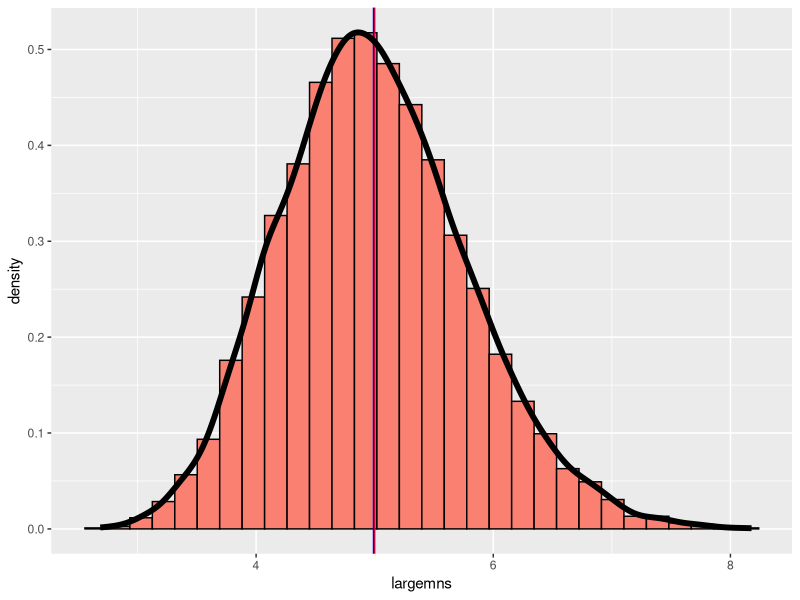
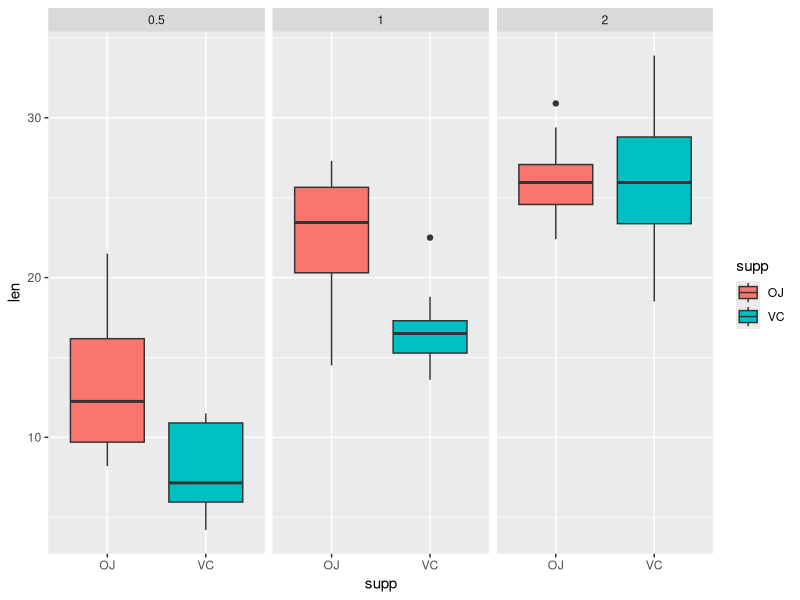
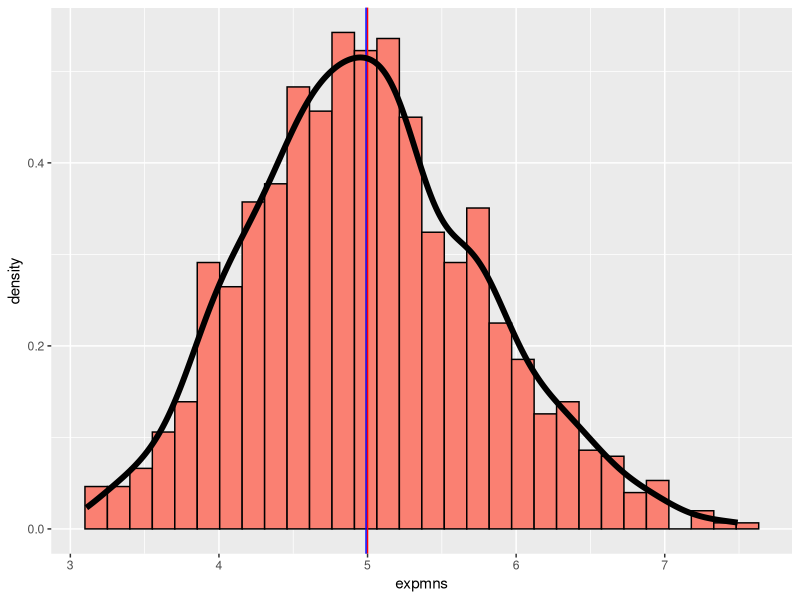
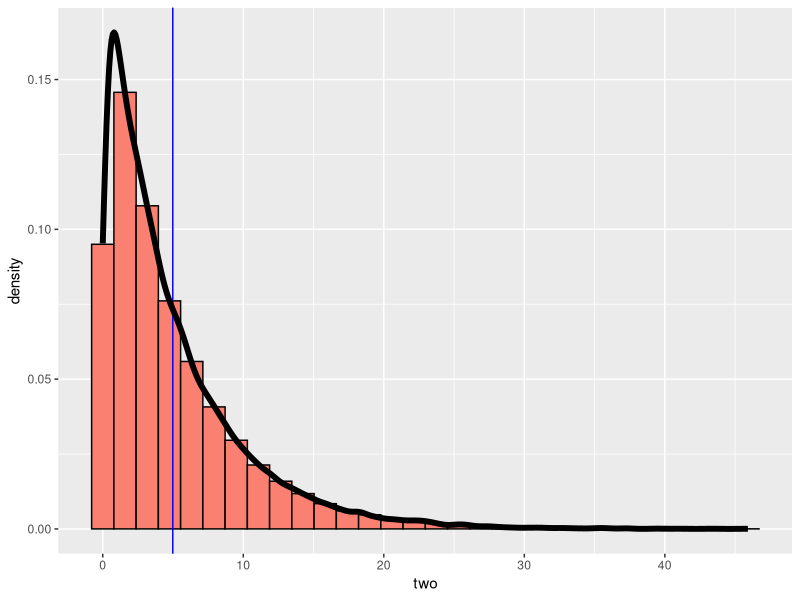

Reproduce these figures in R, in order.
## ---- chunk 1
knitr::opts_chunk$set(echo = TRUE)

## ---- chunk 2
set.seed(1)
library(ggplot2)
expmns = NULL
## ---- chunk 3
for (i in 1 : 1000) expmns = c(expmns, mean(rexp(40,0.2)))

## ---- chunk 4
g <- ggplot(as.data.frame(expmns), aes(x = expmns))
g <- g + geom_histogram(fill = "salmon", aes(y = ..density..), colour = "black") 
g <- g + geom_vline(xintercept = 5, colour="red")+ geom_vline(xintercept = mean(expmns), colour = "blue")
g <- g + geom_density(size = 2)

## ---- chunk 5
1/0.2
## ---- chunk 6
mean(expmns)
## ---- chunk 7

((1/0.2)/sqrt(40))^2
## ---- chunk 8
var(expmns)

## ---- chunk 9

two<-NULL
for (i in 1 : 1000) two = c(two, rexp(40,0.2))

g <- ggplot(as.data.frame(two), aes(x = two))
g <- g + geom_histogram(fill = "salmon", aes(y = ..density..), colour = "black") 
g <- g  + geom_vline(xintercept = mean(two), colour = "blue")
g <- g + geom_density(size = 2)


## ---- chunk 10
largemns<-NULL
for (i in 1 : 10000) largemns = c(largemns, mean(rexp(40,0.2)))
g <- ggplot(as.data.frame(largemns), aes(x = largemns))
g <- g + geom_histogram(fill = "salmon", aes(y = ..density..), colour = "black") 
g <- g + geom_vline(xintercept = 5, colour="red")+ geom_vline(xintercept = mean(expmns), colour = "blue")
g <- g + geom_density(size = 2)

g
## ---- chunk 11
library(ggplot2)
f<-ToothGrowth
ggplot(f,aes(supp,len))+facet_grid(.~dose)+geom_boxplot(aes(fill = supp))
## ---- chunk 12
summary(f)
## ---- chunk 13
OJData<- f[f$supp=="OJ",]
VCData<- f[f$supp=="VC",]
t.test(OJData$len , VCData$len, alternative = "greater", paired = FALSE, conf.level = 0.95)
## ---- chunk 14
OJData<- f[f$dose==0.5,]
VCData<- f[f$dose==2,,]
t.test(VCData$len , OJData$len, alternative = "greater", paired = FALSE, conf.level = 0.95)
## ---- chunk 15
g <- ggplot(as.data.frame(expmns), aes(x = expmns))
g <- g + geom_histogram(fill = "salmon", aes(y = ..density..), colour = "black") 
g <- g + geom_vline(xintercept = 5, colour="red")+ geom_vline(xintercept = mean(expmns), colour = "blue")
g <- g + geom_density(size = 2)

g
## ---- chunk 16

two<-NULL
for (i in 1 : 1000) two = c(two, rexp(40,0.2))

g <- ggplot(as.data.frame(two), aes(x = two))
g <- g + geom_histogram(fill = "salmon", aes(y = ..density..), colour = "black") 
g <- g  + geom_vline(xintercept = mean(two), colour = "blue")
g <- g + geom_density(size = 2)
g

